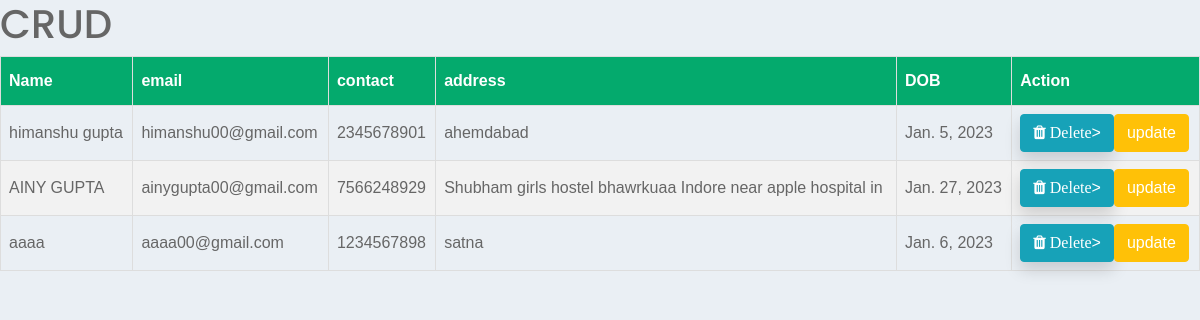
/table/, run on an earlier commit of the app's database.
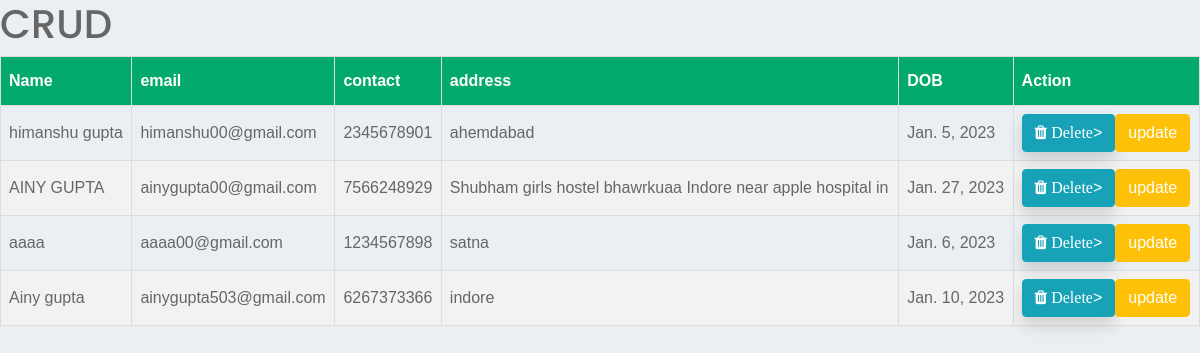
And on a later commit of the database.
### app/models.py (models this page shows)
class User(models.Model):
    name = models.CharField(max_length=200)
    email = models.EmailField(max_length=200)
    password = models.CharField(max_length=500)
    address = models.CharField(max_length=1000)
    DOB = models.DateField()
    contact = models.IntegerField()

### app/views.py (the view)
# urls.py: path('table/', views.table),
def table(request):
    data = User.objects.all()
    return render(request, 'table.html', {"data": data})

### app/templates/table.html (shortened to what this page needs)
{% load static %}
{%load bootstrap3%}
<!DOCTYPE html>
<html>
<head>
 <link rel="stylesheet" href="https://maxcdn.bootstrapcdn.com/bootstrap/4.5.2/css/bootstrap.min.css">
<link rel="stylesheet" href="https://cdnjs.cloudflare.com/ajax/libs/font-awesome/4.7.0/css/font-awesome.min.css">
 <link href="{% static 'style.css' %}" rel="stylesheet"/>
</head>
</head>
<body>
<h1>CRUD</h1>
<table id="customers">
  <tr>
  <th> Name</th>
  <th>email</th>
    <th>contact</th>
    <th>address</th>
    <th>DOB</th>
    <th>Action</th>
  </tr>
  {% if data %}
  <tbody>
 {% for person in data%}
  <tr>
  <td>{{person.name}}</td>
  <td>{{person.email}}</td>
  <td>{{person.contact}}</td>
  <td>{{person.address}}</td>
  <td>{{person.DOB}}</td>
  <td><div>
     <a href="{% url 'delete' person.pk %}" type="submit" class="btn btn-info text-white shadow btn-xs sharp me-1"
    data-bs-target="#delete" ... onclick="return confirm('Are you sure you want to delete this?') ">
    <i class="fa fa-trash"> Delete</i>>
    <a href="/update_view/{{person.id}}/" class="btn btn-warning text-white">update</a>
    </div>
    </td>
  </tr>
   {% endfor %}
</tbody>
{%else%}
<p>No data available</p>
{%endif%}
</table>
</body>
</html>

### app/static/style.css (style rules this page uses)
* { box-sizing: border-box; }
body { margin: 0; font-family: poppins, Arial, Helvetica, sans-serif; font-size: 16px; font-weight: 400; color: #666666; background: #eaeff4; }

### app/templates/table.html (style rules this page uses)
#customers { font-family: Arial, Helvetica, sans-serif; border-collapse: collapse; width: 100%; }
#customers td, #customers th { border: 1px solid #ddd; padding: 8px; }
#customers tr:nth-child(even) { background-color: #f2f2f2; }
#customers th { padding-top: 12px; padding-bottom: 12px; text-align: left; background-color: #04AA6D; color: white; }

What changed in the data, as far as the page shows it:
added User: name "Ainy gupta", email "ainygupta503@gmail.com", contact "6267373366", address "indore", DOB "Jan. 10, 2023"
